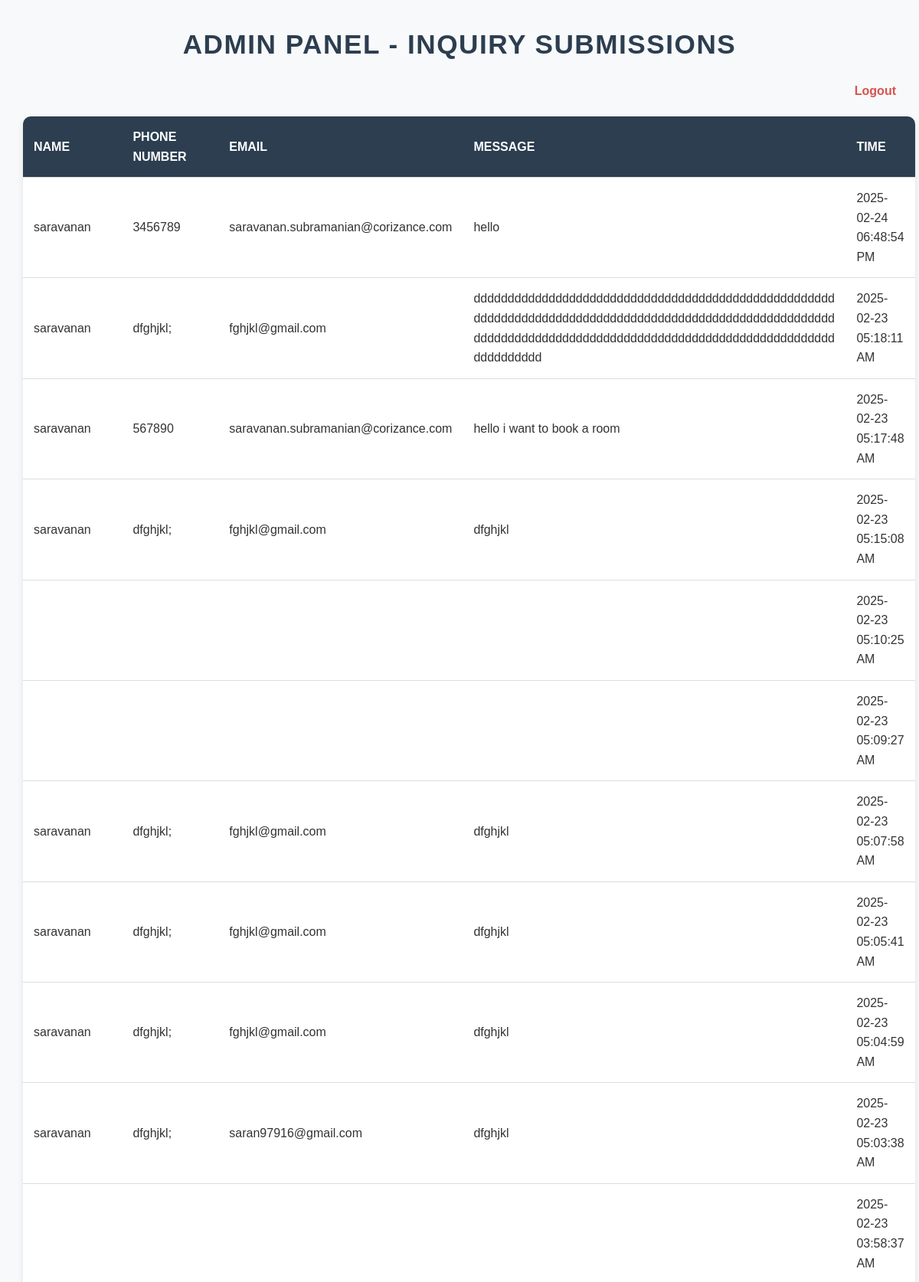
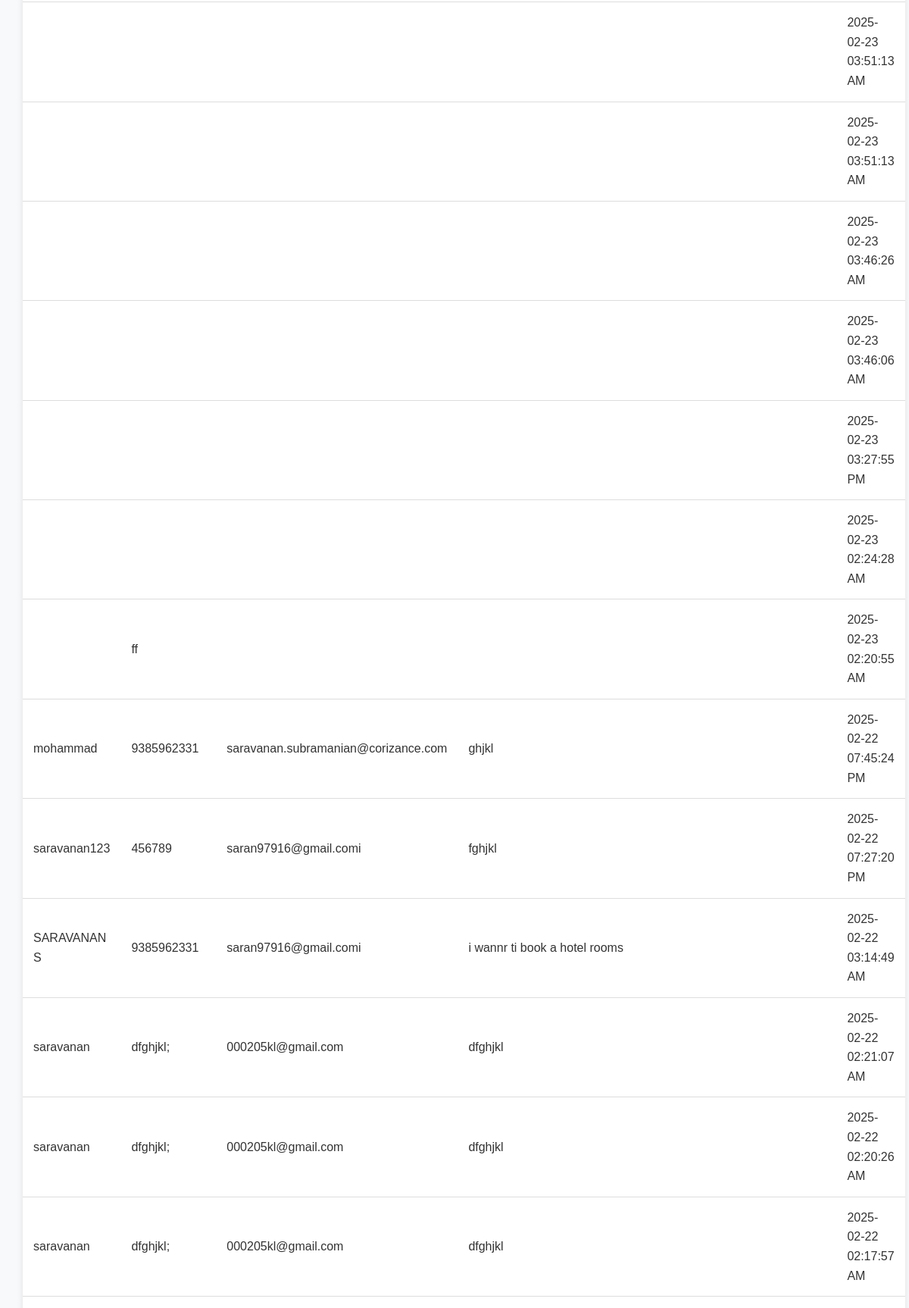
Page /admin (signed in, upper part) on the committed database (2 pictures, top to bottom).
### models.py (models this page shows)
class Inquiry(db.Model):
    id = db.Column(db.Integer, primary_key=True)
    name = db.Column(db.String(100), nullable=False)
    phone = db.Column(db.String(20), nullable=False)  # Ensure 'phone' exists
    email = db.Column(db.String(100), nullable=False)
    message = db.Column(db.Text, nullable=False)
    timestamp = db.Column(db.String(30), default=lambda: datetime.now().strftime("%Y-%m-%d %I:%M:%S %p"))

### app.py (the view)
@app.route('/admin', methods=['GET'])
def admin_dashboard():
    if 'admin' not in session:
        return redirect(url_for('admin_login'))
    inquiries = Inquiry.query.order_by(Inquiry.timestamp.desc()).all()
    return render_template('admin_panel.html', inquiries=inquiries)

### templates/admin_panel.html (shortened to what this page needs)
<!DOCTYPE html>
<html lang="en">
<head>
</head>
<body>
    <h2>Admin Panel - Inquiry Submissions</h2>
    <a href="javascript:void(0)" onclick="showLogoutMessage()">Logout</a>
    <table>
        <thead>
            <tr>
                <th>Name</th>
                <th>Phone Number</th>
                <th>Email</th>
                <th>Message</th>
                <th>Time</th>
            </tr>
        </thead>
        <tbody>
            {% for inquiry in inquiries %}
            <tr>
                <td>{{ inquiry.name }}</td>
                <td>{{ inquiry.phone }}</td>
                <td>{{ inquiry.email }}</td>
                <td>{{ inquiry.message }}</td>
                <td>{{ inquiry.timestamp }}</td>
            </tr>
            {% endfor %}
        </tbody>
    </table>
</body>
</html>

### templates/admin_panel.html (style rules this page uses)
* { margin: 0; padding: 0; box-sizing: border-box; font-family: 'Arial', sans-serif; }
body { background-color: #f8f9fa; color: #333; padding: 30px; line-height: 1.6; }
h2 { font-size: 2.2rem; color: #2c3e50; margin-bottom: 20px; text-align: center; text-transform: uppercase; letter-spacing: 1.5px; }
a { text-decoration: none; color: #d9534f; font-weight: bold; display: block; text-align: right; margin-bottom: 20px; transition: color 0.3s ease; }
table { width: 100%; border-collapse: collapse; margin-top: 20px; background: #fff; border-radius: 10px; overflow: hidden; box-shadow: 0 4px 8px rgba(0, 0, 0, 0.1); }
th, td { padding: 14px; text-align: left; border-bottom: 1px solid #ddd; }
th { background: #2c3e50; color: #fff; text-transform: uppercase; }
td { background-color: #ffffff; color: #333; }
tr:nth-child(even) { background-color: #f2f2f2; }
td:nth-child(4) { white-space: normal; word-wrap: break-word; max-width: 500px; }

### rows in the picture
Inquiry: name "saravanan", phone "3456789", email "saravanan.subramanian@corizance.com", message "hello", timestamp "2025-02-24 06:48:54 PM"
Inquiry: name "saravanan", phone "dfghjkl;", email "fghjkl@gmail.com", message "ddddddddddddddddddddddddddddddddddddddddddddddddddddddddddddddddddddddddddddddddddddddddddddddddddddddddddddddddddddddddddddddddddddddddddddddddddddddddddddddddddddddddd", timestamp "2025-02-23 05:18:11 AM"
Inquiry: name "saravanan", phone "567890", email "saravanan.subramanian@corizance.com", message "hello i want to book a room", timestamp "2025-02-23 05:17:48 AM"
Inquiry: name "saravanan", phone "dfghjkl;", email "fghjkl@gmail.com", message "dfghjkl", timestamp "2025-02-23 05:15:08 AM"
Inquiry: timestamp "2025-02-23 05:10:25 AM"
Inquiry: timestamp "2025-02-23 05:09:27 AM"
Inquiry: name "saravanan", phone "dfghjkl;", email "fghjkl@gmail.com", message "dfghjkl", timestamp "2025-02-23 05:07:58 AM"
Inquiry: name "saravanan", phone "dfghjkl;", email "fghjkl@gmail.com", message "dfghjkl", timestamp "2025-02-23 05:05:41 AM"
Inquiry: name "saravanan", phone "dfghjkl;", email "fghjkl@gmail.com", message "dfghjkl", timestamp "2025-02-23 05:04:59 AM"
Inquiry: name "saravanan", phone "dfghjkl;", email "saran97916@gmail.com", message "dfghjkl", timestamp "2025-02-23 05:03:38 AM"
Inquiry: timestamp "2025-02-23 03:58:37 AM"
Inquiry: timestamp "2025-02-23 03:51:13 AM"
Inquiry: timestamp "2025-02-23 03:51:13 AM"
Inquiry: timestamp "2025-02-23 03:46:26 AM"
Inquiry: timestamp "2025-02-23 03:46:06 AM"
Inquiry: timestamp "2025-02-23 03:27:55 PM"
Inquiry: timestamp "2025-02-23 02:24:28 AM"
Inquiry: phone "ff", timestamp "2025-02-23 02:20:55 AM"
Inquiry: name "mohammad", phone "9385962331", email "saravanan.subramanian@corizance.com", message "ghjkl", timestamp "2025-02-22 07:45:24 PM"
Inquiry: name "saravanan123", phone "456789", email "saran97916@gmail.comi", message "fghjkl", timestamp "2025-02-22 07:27:20 PM"
Inquiry: name "SARAVANAN S", phone "9385962331", email "saran97916@gmail.comi", message "i wannr ti book a hotel rooms", timestamp "2025-02-22 03:14:49 AM"
Inquiry: name "saravanan", phone "dfghjkl;", email "000205kl@gmail.com", message "dfghjkl", timestamp "2025-02-22 02:21:07 AM"
Inquiry: name "saravanan", phone "dfghjkl;", email "000205kl@gmail.com", message "dfghjkl", timestamp "2025-02-22 02:20:26 AM"
Inquiry: name "saravanan", phone "dfghjkl;", email "000205kl@gmail.com", message "dfghjkl", timestamp "2025-02-22 02:17:57 AM"
